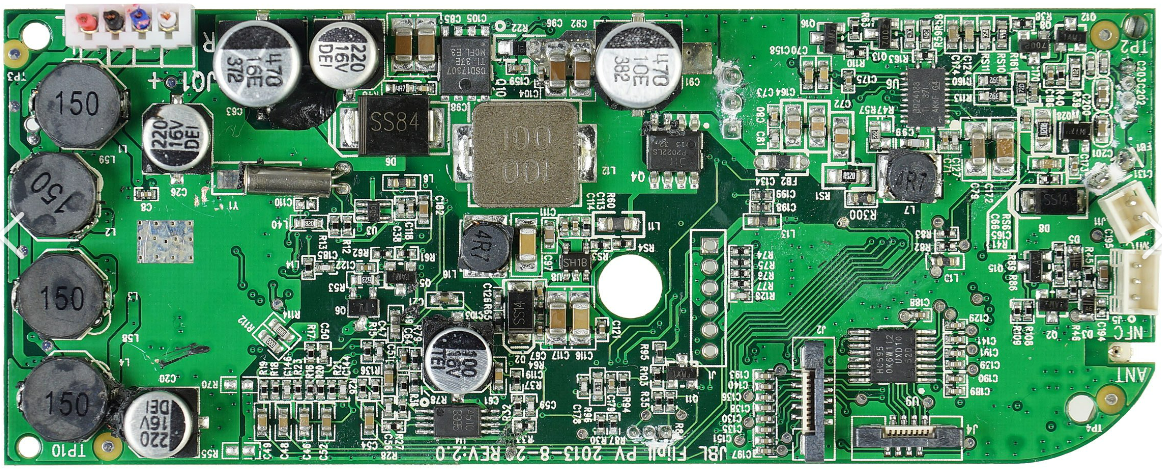
//> input picture AINT 308/Task3/My PCB Images/PCB.png, 1162 x 472 px; the run also reads 1 picture not shown here
$ ./main   (built with g++ and OpenCV 4)
//> lines starting //> are read from the running program, lines starting //| are printed output that depends on the picture; after the words box and inside, x2 and y2 are one past the last pixel; in counts of white or black regions, pixels touching at a corner belong together; pictures that were not available may be replaced by others from this repository, and a replacement may not be noted
//James Rogers Jan 2021 (c) Plymouth University
#include<iostream>
#include<opencv2/opencv.hpp>

using namespace std;
using namespace cv;

int main()
{

    //Path to image file
    string Path;
    // threshold value for deciding whether the component is on the pcb or not
    double maximumError = 0.009;

    //loop through component images
    for(int n=0; n<18; ++n){

        Mat PCB;
        Mat Component;
        Mat greyScaleOutputImage; // mat for thegreyscale output that shows where most similar match is using match template

        if(n <10){
            //this will load the images supplied for the task

            Path = "../Task3/PCB Images/";

            //read PCB and component images
            PCB = imread(Path+"PCB.png");
//> PCB is the input picture: 472 rows x 1162 cols, CV_8UC3; mean B, G, R 110.6, 139.2, 95.4
            Component = imread(Path+"Component"+to_string(n)+".png");

        }
        else{
            // this will load my own dataset after the tasks images have been used.
            Path = "../Task3/My PCB Images/";

            PCB = imread(Path+"PCBrmvd.png");
            Component = imread(Path+"Component"+to_string(n-9)+".png");

        }

        //================Your code goes here=====================


        matchTemplate(PCB, Component,greyScaleOutputImage, TM_SQDIFF_NORMED); //  match component with PCB and create greyscale image of highest similarity. Darkest spots have highest similarity.
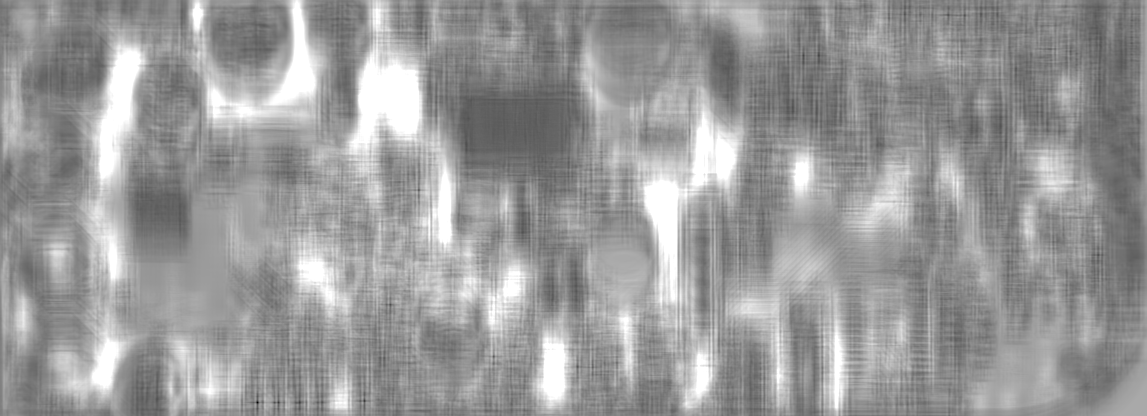
//> greyScaleOutputImage: 416 rows x 1147 cols, CV_32FC1; min 0, max 1, mean 0.603

        imshow("OutputImg", greyScaleOutputImage); //  output the greyscale image

        double max_Val, min_Val; // create variable to contain the min and maximum error values of the most similar pixel.
        Point min_Loc, max_Loc; // create points for the position of min and maximum error values of most similar and disimilar pixels.

        minMaxLoc(greyScaleOutputImage, &min_Val, &max_Val, &min_Loc, &max_Loc); //  locate the most and least similar pixels, assign the error values.
//> min_Val = 0; max_Val = 1; min_Loc = Point(257, 402); max_Loc = Point(296, 2)

        if (min_Val < maximumError) // Checking to see if the component is there.
        {
            rectangle(PCB, min_Loc, Point(min_Loc.x + Component.cols, min_Loc.y + Component.rows), Scalar(0,0,255),2); //  draws rectangle from point of most imilarity and adds the width and hight of component image, then makes rectangle red with line thickness 2.
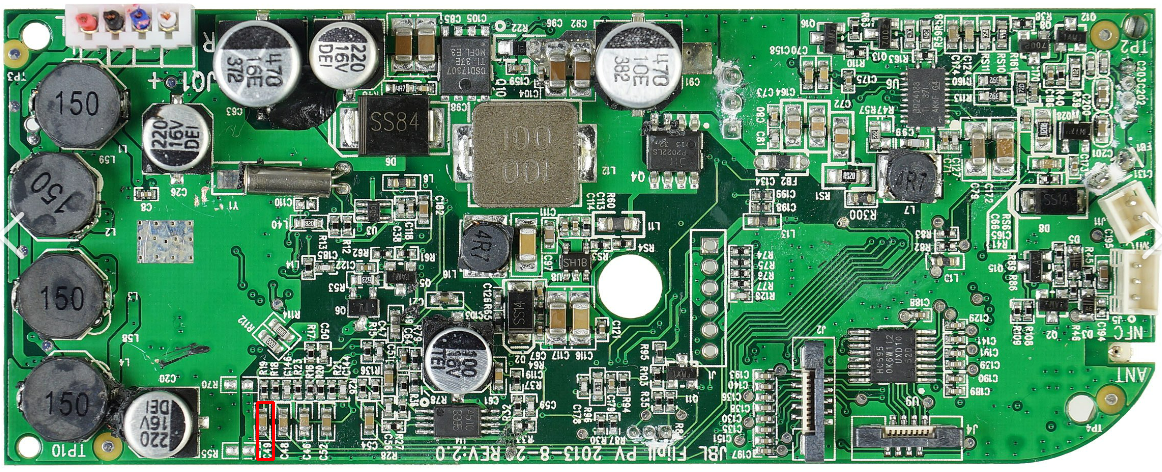
//> PCB: 472 rows x 1162 cols, CV_8UC3; 0.08% of pixels changed, all inside (x1, y1, x2, y2) = (256, 401, 275, 461)
            //imshow("Best Match", PCB); //  displays the PCB with rec
        }
        else
        {   //  if component is not visable
            cout<<min_Val<<endl; //  outputs the error value
            cout<<"maxmimum error value was reached, component likely missing at position: "<< min_Loc <<endl; //  outputs the position of missing component
        }

        //cout<<min_Val<<endl;


        //display the results untill x is pressed
        while(waitKey(10)!='x'){
//> the 'x' key is pressed
//> pass 3 of the loop `for(int n=0; n<18; ++n)`:
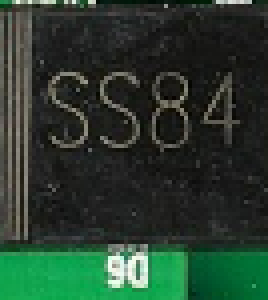
//> input picture AINT 308/Task3/My PCB Images/Component2.png, 67 x 75 px (shown 4 times larger)
//> Component is the input picture: 75 rows x 67 cols, CV_8UC3; mean B, G, R 45.8, 59.9, 39.9
//> `matchTemplate(PCB, Component,greyScaleOutputImage, TM_SQDIFF_NORMED);`:
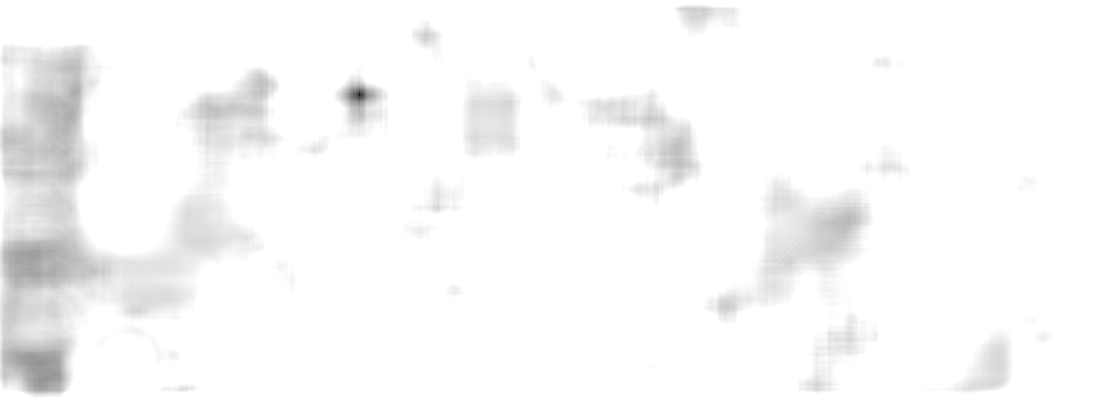
//> greyScaleOutputImage: 398 rows x 1096 cols, CV_32FC1; min 4.49e-15, max 1, mean 0.976
//> min_Val = 4.49e-15; min_Loc = Point(359, 94); max_Loc = Point(0, 0)
//> `rectangle(PCB, min_Loc, Point(min_Loc.x + Component.cols, min_Loc.y + ..`:
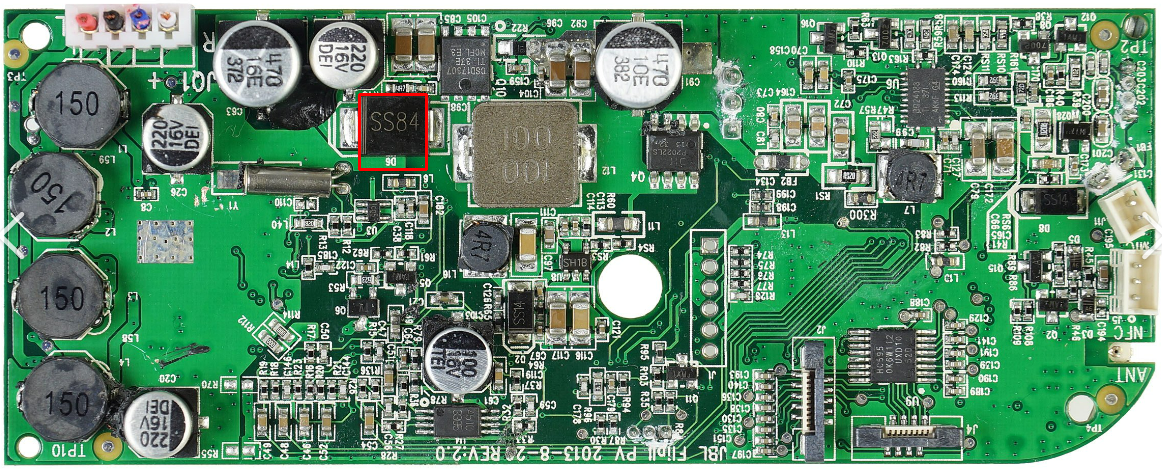
//> PCB: 472 rows x 1162 cols, CV_8UC3; 0.15% of pixels changed, all inside (x1, y1, x2, y2) = (358, 93, 428, 171)
//> the Enter key is pressed
//> (the run ends here: the program stops with an error, at `matchTemplate(PCB, Component,greyScaleOutputImage, TM_SQDIFF_NORMED);`)
